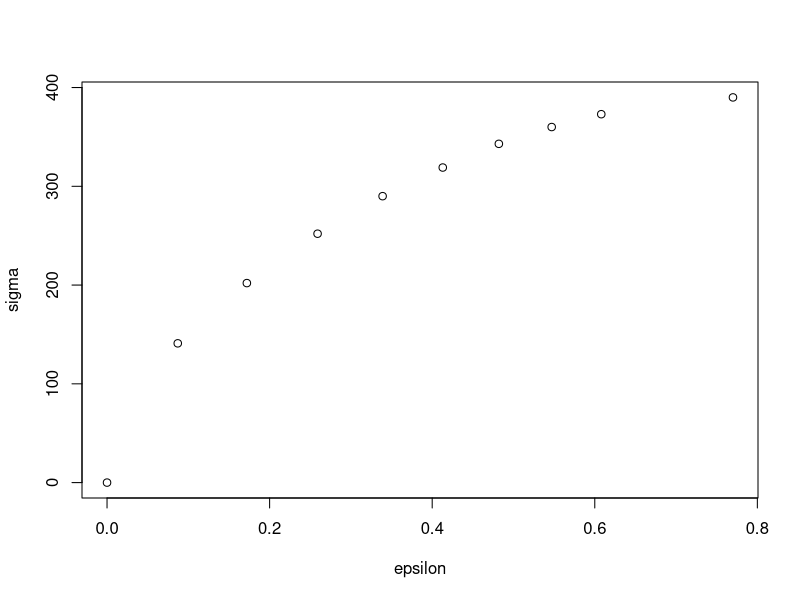
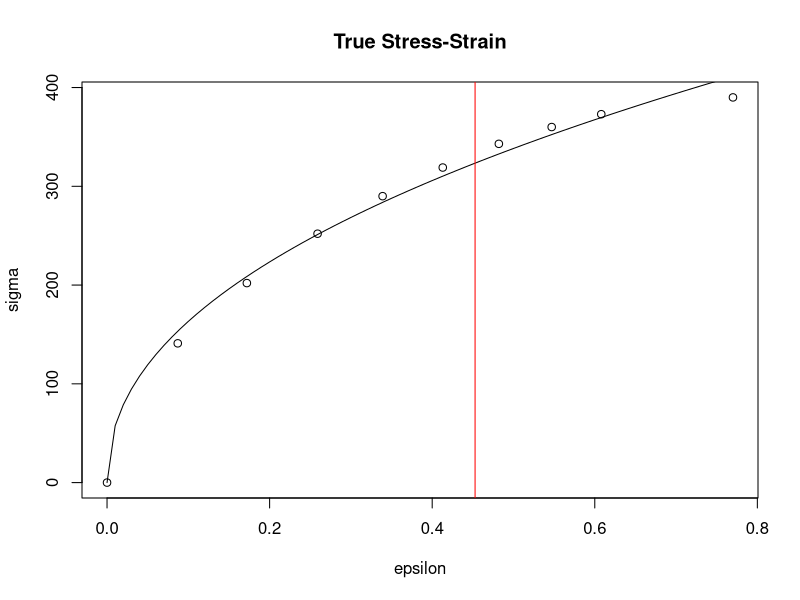
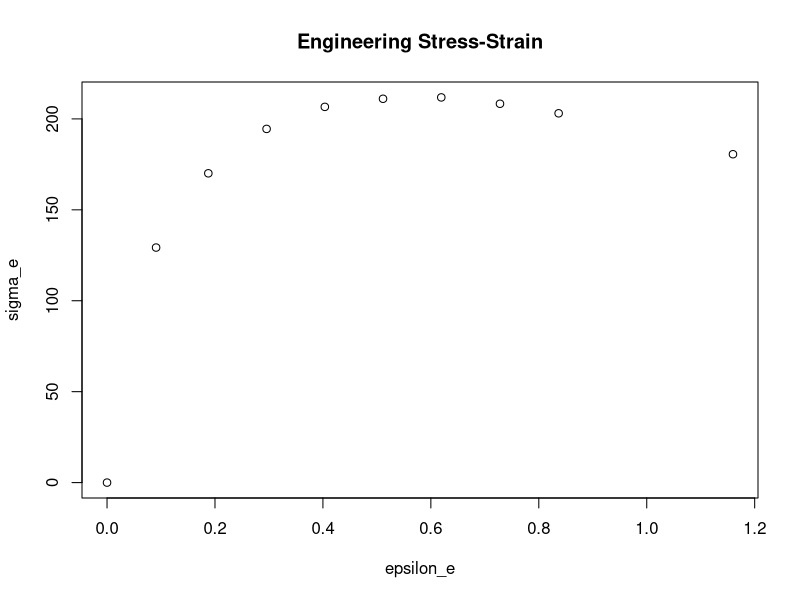

Generate these figures, in order, with R:
## ---- chunk 1
knitr::opts_chunk$set(echo = TRUE)
rm(list=ls())           # clear variables
# Load the packages into R
library(knitr)
library(DEoptim)
## ---- chunk 2
sigma = c(0, 141, 202, 252, 290, 319, 343, 360, 373, 390)
epsilon = c(0.00, 0.087, 0.172, 0.259, 0.339, 0.413, 0.482, 0.547, 0.608, 0.770)
plot(epsilon, sigma)
## ---- chunk 3
minFcn <- function(fitVars) {
  f <- sum((sigma - fitVars[1]*epsilon^fitVars[2])^2);
  return(f)
}
lower <- c(0,0)
upper <- c(1000,10)
set.seed(1234)                                  # set seed for reproducibility 
invisible(outDEoptim <- DEoptim(minFcn, lower, upper, DEoptim.control(itermax = 500, trace = FALSE)))     # run fit
summary(outDEoptim)
paramFits <- outDEoptim$optim$bestmem

# assign fit parameters
k <- paramFits[1] 
n <- paramFits[2]  

# identify where necking occurs
# necking criterion epsilon_t = n
sigma_neck = k*n^n

#plot(epsilon, 500*epsilon^0.5)
plot(epsilon, sigma, main = "True Stress-Strain") # plot true data
x <- seq(0, 0.8, by = 0.01)
lines(x, k*x^n)            # plot the fit
abline(v = n, col = "red") # mark where necking begins
## ---- chunk 4
df <- data.frame(format(c(k, n, sigma_neck), digits = 2), row.names = c("k", "n", "sigma_neck"))  # create a table
colnames(df) <- c("best fit value")
kable(df)
## ---- chunk 5
epsilon_e <- exp(epsilon)-1 # from 3.13
Ao_A <- exp(epsilon)        # from 3.25
sigma_e <- sigma*(1/Ao_A)   # from 3.14
plot(epsilon_e, sigma_e, main = "Engineering Stress-Strain")
